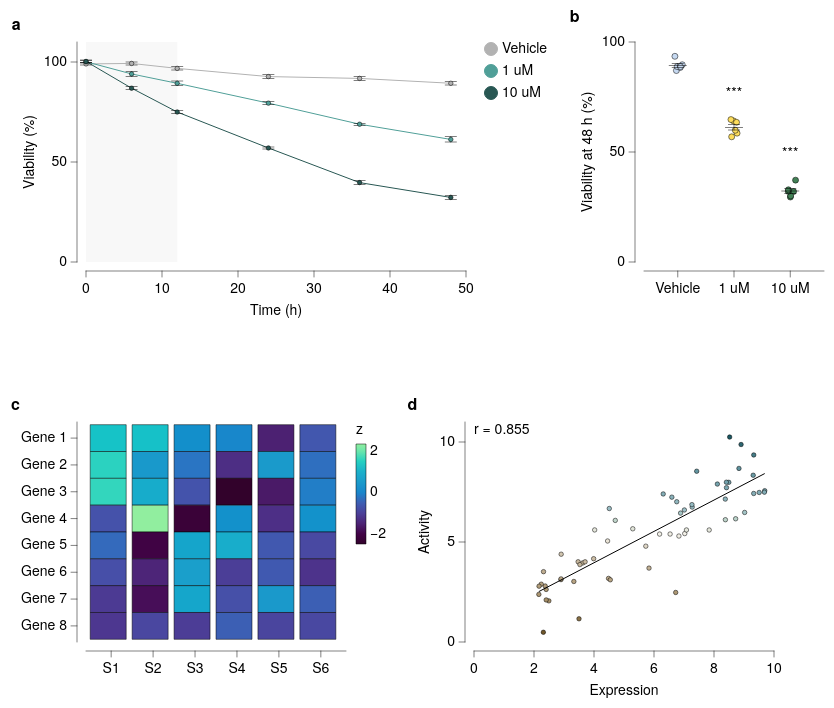

Here is the Vega-Lite specification saved for this chart:
### Vega-Lite specification from a JSON file in a GitHub repository (floating-point values rounded to 4 significant figures)
{"background": null, "config": {"arc": {"fill": "#DBDBDB", "fillOpacity": 1.0, "innerRadius": 25.0, "padAngle": 0.03, "stroke": "black", "strokeOpacity": 1, "strokeWidth": 0.25}, "area": {"fill": "#DBDBDB", "fillOpacity": 1.0, "stroke": "black", "strokeOpacity": 1, "strokeWidth": 0.25}, "axis": {"domain": true, "domainCap": "round", "domainColor": "black", "domainWidth": 0.25, "grid": false, "gridCap": "round", "gridColor": "#F1F1F1", "gridDash": [0, 0], "gridOpacity": 1.0, "gridWidth": 0.25, "labelColor": "black", "labelFont": "Helvetica Neue, HelveticaNeue, Helvetica, Arial, sans-serif", "labelFontSize": 7, "labelFontStyle": "normal", "labelFontWeight": 400, "offset": 4.5, "ticks": true, "tickCap": "round", "tickColor": "black", "tickRound": false, "tickSize": 3, "tickWidth": 0.25, "titleColor": "black", "titleFont": "Helvetica Neue, HelveticaNeue, Helvetica, Arial, sans-serif", "titleFontSize": 7, "titleFontStyle": "normal", "titleFontWeight": 400}, "axisX": {"domain": true, "labelAlign": "center", "labelAngle": 0, "labels": true, "ticks": true, "translate": 0}, "axisY": {"domain": true, "labelAlign": "right", "labelAngle": 0, "labels": true, "ticks": true, "translate": 0}, "axisRight": {"domain": true, "labelAlign": "left", "labelAngle": 0, "labels": true, "ticks": true, "translate": 0}, "axisTop": {"domain": true, "labelAlign": "center", "labelAngle": 0, "labels": true, "ticks": true, "translate": 0}, "axisBand": {"tickOffset": 0}, "bar": {"fill": "#DBDBDB", "fillOpacity": 1.0, "stroke": "black", "strokeOpacity": 1, "strokeWidth": 0.25}, "boxplot": {"size": 9.0, "ticks": {"cornerRadius": 0.25, "fill": "black", "opacity": 1, "size": 4.5, "thickness": 0.25}, "box": {"fillOpacity": 1.0, "stroke": "black", "strokeOpacity": 1, "strokeWidth": 0.25}, "median": {"cornerRadius": 0, "fill": "black", "fillOpacity": 1.0, "opacity": 1, "size": 9.0, "thickness": 0.25}, "rule": {"fill": "black", "fillOpacity": 1.0, "size": 10.0, "stroke": "black", "strokeDash": [0, 0], "strokeOpacity": 1, "strokeWidth": 0.25}, "outliers": {"color": "black", "fill": "black", "fillOpacity": 1.0, "size": 0, "stroke": "black", "strokeOpacity": 1, "strokeWidth": 0.25}}, "circle": {"fill": "black", "fillOpacity": 1.0, "size": 1.25, "stroke": null, "strokeOpacity": 1, "strokeWidth": 0.25}, "errorband": {"band": {"fillOpacity": 0.6, "stroke": null, "strokeWidth": 0.25, "strokeOpacity": 1}, "borders": {"opacity": 0, "strokeOpacity": 0.25, "strokeWidth": 1}}, "errorbar": {"opacity": 1, "rule": {"strokeDash": [0, 0], "strokeWidth": 0.25}, "ticks": {"color": "black", "cornerRadius": 0.125, "opacity": 1, "size": 6.0, "thickness": 0.25}, "thickness": 0.25}, "font": "Helvetica Neue, HelveticaNeue, Helvetica, Arial, sans-serif", "geoshape": {"fill": "#DBDBDB", "fillOpacity": 1.0, "stroke": "black", "strokeOpacity": 1, "strokeWidth": 0.25}, "header": {"labelColor": "black", "labelFont": "Helvetica Neue, HelveticaNeue, Helvetica, Arial, sans-serif", "labelFontSize": 7, "labelFontStyle": "normal", "labelFontWeight": 400, "titleColor": "black", "titleFont": "Helvetica Neue, HelveticaNeue, Helvetica, Arial, sans-serif", "titleFontSize": 7, "titleFontStyle": "normal", "titleFontWeight": 400, "titlePadding": 0}, "legend": {"disable": false, "offset": 4.5, "titlePadding": 4, "labelOffset": 2, "gradientLabelOffset": 2, "gradientLength": 50.0, "gradientThickness": 5.0, "gradientOpacity": 1.0, "gradientStrokeColor": "black", "gradientStrokeWidth": 0.25, "labelColor": "black", "labelFont": "Helvetica Neue, HelveticaNeue, Helvetica, Arial, sans-serif", "labelFontSize": 7, "labelFontStyle": "normal", "labelFontWeight": 400, "strokeColor": "black", "strokeWidth": 0, "symbolSize": 42, "symbolStrokeColor": "black", "symbolStrokeWidth": 0.25, "titleColor": "black", "titleFont": "Helvetica Neue, HelveticaNeue, Helvetica, Arial, sans-serif", "titleFontSize": 7, "titleFontStyle": "normal", "titleFontWeight": 400}, "line": {"color": "black", "stroke": "black", "strokeCap": "butt", "strokeDash": [0, 0], "strokeOpacity": 1, "strokeWidth": 0.5}, "point": {"filled": true, "fill": "#DBDBDB", "fillOpacity": 1.0, "size": 5.0, "stroke": "black", "strokeOpacity": 1, "strokeWidth": 0.25}, "range": {"category": ["#B2B2B2", "#4A7CD3", "#008542", "#664CAF", "#509F98", "#636363", "#284F93", "#005226", "#382864", "#285753"], "diverging": {"scheme": ["#443E60", "#5F597E", "#7C759B", "#9994B6", "#B7B4CC", "#D6D5DC", "#F6F6F6", "#D1DAD9", "#A4C2BF", "#7AA9A4", "#578E89", "#37736E", "#1B5954"]}, "heatmap": {"scheme": ["#440154", "#472270", "#433E82", "#38598C", "#2C728E", "#238A8D", "#24A086", "#39B578", "#5DC862", "#96D646", "#CAE02D", "#FDE724"]}, "ordinal": {"scheme": ["#F1F1F1", "#DBDBDB", "#C6C6C6", "#B2B2B2", "#9D9D9D", "#898989", "#767676", "#636363", "#515151", "#404040", "#2F2F2F", "#1F1F1F"]}, "ramp": {"scheme": ["#440154", "#472270", "#433E82", "#38598C", "#2C728E", "#238A8D", "#24A086", "#39B578", "#5DC862", "#96D646", "#CAE02D", "#FDE724"]}}, "rule": {"color": "black", "stroke": "black", "strokeCap": "round", "strokeDash": [2, 2], "strokeOpacity": 1, "strokeWidth": 0.25}, "scale": {"barBandPaddingInner": 0.1, "rectBandPaddingInner": 0, "tickBandPaddingInner": 0.1, "bandPaddingOuter": 0.1, "bandWithNestedOffsetPaddingInner": 0.2, "bandWithNestedOffsetPaddingOuter": 0.2, "offsetBandPaddingInner": 0, "offsetBandPaddingOuter": 0, "round": false}, "rect": {"fill": "#DBDBDB", "fillOpacity": 1.0, "stroke": "black", "strokeOpacity": 1, "strokeWidth": 0.25}, "square": {"fill": "#DBDBDB", "fillOpacity": 1.0, "size": 10.0, "stroke": "black", "strokeOpacity": 1, "strokeWidth": 0.25}, "text": {"color": "black", "font": "Helvetica Neue, HelveticaNeue, Helvetica, Arial, sans-serif", "fontSize": 7, "fontStyle": "normal", "fontWeight": 400}, "tick": {"color": "black", "cornerRadius": 0.125, "opacity": 1.0, "size": 9.0, "thickness": 0.25}, "title": {"anchor": "middle", "frame": "group", "color": "black", "font": "Helvetica Neue, HelveticaNeue, Helvetica, Arial, sans-serif", "fontSize": 7, "fontStyle": "normal", "fontWeight": 400, "subtitleColor": "black", "subtitleFont": "Helvetica Neue, HelveticaNeue, Helvetica, Arial, sans-serif", "subtitleFontSize": "Helvetica Neue, HelveticaNeue, Helvetica, Arial, sans-serif", "subtitleFontStyle": "normal", "subtitleFontWeight": 400}, "trail": {"color": "black", "opacity": 1, "size": 0.5}, "view": {"continuousWidth": 100, "continuousHeight": 100, "discreteWidth": 100, "discreteHeight": 100, "fill": null, "stroke": null, "strokeWidth": 0.25}}, "vconcat": [{"hconcat": [{"vconcat": [{"layer": [{"mark": {"type": "rect", "color": "#F1F1F1", "cornerRadius": 0, "opacity": 0.5, "stroke": null, "strokeOpacity": 0, "strokeWidth": 0}, "encoding": {"x": {"datum": 0.0}, "x2": {"datum": 12.0}}}, {"data": {"name": "data-2df8fcd8789482323111f1ef45e04648"}, "mark": {"type": "line"}, "encoding": {"color": {"field": "dose", "scale": {"range": ["#B2B2B2", "#509F98", "#285753"]}, "sort": ["Vehicle", "1 uM", "10 uM"], "title": null, "type": "nominal"}, "x": {"field": "hour", "scale": {"domain": [0, 48]}, "title": "Time (h)", "type": "quantitative"}, "y": {"aggregate": "mean", "field": "viability", "title": "Viability (%)", "type": "quantitative"}}}, {"data": {"name": "data-2df8fcd8789482323111f1ef45e04648"}, "mark": {"type": "errorbar", "extent": "stderr"}, "encoding": {"detail": {"field": "dose", "type": "nominal"}, "x": {"field": "hour", "scale": {"domain": [0, 48]}, "title": "Time (h)", "type": "quantitative"}, "y": {"field": "viability", "title": "", "type": "quantitative"}}}, {"data": {"name": "data-2df8fcd8789482323111f1ef45e04648"}, "mark": {"type": "point", "filled": true}, "encoding": {"color": {"field": "dose", "scale": {"range": ["#B2B2B2", "#509F98", "#285753"]}, "sort": ["Vehicle", "1 uM", "10 uM"], "title": null, "type": "nominal"}, "x": {"field": "hour", "scale": {"domain": [0, 48]}, "title": "Time (h)", "type": "quantitative"}, "y": {"aggregate": "mean", "field": "viability", "title": "", "type": "quantitative"}}}], "height": 110, "width": 190}], "data": {"name": "data-f649f9d1c293ec8042ca0358e3477a5a"}, "name": "__dsfigure_label_1", "title": {"text": "a", "anchor": "start", "dx": -5, "dy": 0, "fontSize": 8, "fontWeight": 700, "frame": "bounds"}}, {"vconcat": [{"layer": [{"data": {"name": "data-57725c74331da9a384eb74789823cfd5"}, "mark": {"type": "circle", "opacity": 1.0, "size": 9.0, "stroke": "black", "strokeOpacity": 1, "strokeWidth": 0.25}, "encoding": {"color": {"field": "dose", "legend": null, "scale": {"domain": ["Vehicle", "1 uM", "10 uM"], "range": ["#C6D9F1", "#FDDD5D", "#438156"]}, "sort": ["Vehicle", "1 uM", "10 uM"], "title": null, "type": "nominal"}, "x": {"axis": {}, "field": "dose", "scale": {"domain": ["Vehicle", "1 uM", "10 uM"]}, "sort": ["Vehicle", "1 uM", "10 uM"], "title": null, "type": "nominal"}, "xOffset": {"field": "jitter_x", "scale": {"domain": [-2.65, 2.65], "range": [8.6, 13.9]}, "type": "quantitative"}, "y": {"field": "viability", "title": "Viability at 48 h (%)", "type": "quantitative"}}}, {"data": {"name": "data-367dc2c68b38cfd54792e89a209c9a37"}, "mark": {"type": "errorbar"}, "encoding": {"x": {"axis": {}, "field": "dose", "scale": {"domain": ["Vehicle", "1 uM", "10 uM"]}, "sort": ["Vehicle", "1 uM", "10 uM"], "title": null, "type": "nominal"}, "y": {"field": "__mean", "title": "Viability at 48 h (%)", "type": "quantitative"}, "yError": {"field": "__error"}}}, {"data": {"name": "data-367dc2c68b38cfd54792e89a209c9a37"}, "mark": {"type": "tick"}, "encoding": {"x": {"axis": {}, "field": "dose", "scale": {"domain": ["Vehicle", "1 uM", "10 uM"]}, "sort": ["Vehicle", "1 uM", "10 uM"], "title": null, "type": "nominal"}, "y": {"field": "__mean", "title": "Viability at 48 h (%)", "type": "quantitative"}}}, {"layer": [{"data": {"values": [{"y": 64.74, "label": "***", "__dysonsphere__": 1}]}, "mark": {"type": "text", "align": "center", "baseline": "bottom", "dy": -10.0, "fontSize": 7}, "encoding": {"text": {"field": "label", "type": "nominal"}, "x": {"value": 45.0}, "y": {"field": "y", "type": "quantitative"}}}, {"data": {"values": [{"y": 37.21, "label": "***", "__dysonsphere__": 1}]}, "mark": {"type": "text", "align": "center", "baseline": "bottom", "dy": -10.0, "fontSize": 7}, "encoding": {"text": {"field": "label", "type": "nominal"}, "x": {"value": 73.12}, "y": {"field": "y", "type": "quantitative"}}}], "name": "__dysonsphere_750940f550e4b966_1"}], "height": 110, "width": 90}], "name": "__dsfigure_label_2", "title": {"text": "b", "anchor": "start", "dx": -5, "dy": 0, "fontSize": 8, "fontWeight": 700, "frame": "bounds"}}], "resolve": {"scale": {"color": "independent"}}, "spacing": 10}, {"hconcat": [{"vconcat": [{"mark": {"type": "rect"}, "encoding": {"color": {"field": "z", "scale": {"range": ["#32022B", "#43044D", "#4D338C", "#484DA6", "#1D83CA", "#1D9CCB", "#23B5C9", "#4DE0B4", "#91EE9F"]}, "title": "z", "type": "quantitative"}, "x": {"field": "sample", "title": null, "type": "nominal"}, "y": {"field": "gene", "title": null, "type": "nominal"}}, "height": 110, "width": 130}], "data": {"name": "data-a21647c02a1d24cb6cbfe2bbd9a7734f"}, "name": "__dsfigure_label_3", "title": {"text": "c", "anchor": "start", "dx": -5, "dy": 0, "fontSize": 8, "fontWeight": 700, "frame": "bounds"}}, {"vconcat": [{"layer": [{"data": {"name": "data-049ae1e054d46cab2c22a6cf55834b21"}, "mark": {"type": "point", "filled": true}, "encoding": {"color": {"field": "activity", "legend": null, "scale": {"range": ["#6F572A", "#9E875F", "#B5A17F", "#CABBA2", "#F4F1E9", "#9DBFC6", "#78A5AF", "#558B96", "#1A5762"]}, "title": null, "type": "quantitative"}, "x": {"field": "expression", "title": "Expression", "type": "quantitative"}, "y": {"field": "activity", "title": "Activity", "type": "quantitative"}}}, {"layer": [{"data": {"name": "data-ff6682bfcc01d8060f743c19712dd229"}, "mark": {"type": "line"}, "encoding": {"x": {"field": "expression", "type": "quantitative"}, "y": {"field": "activity", "type": "quantitative"}}}, {"data": {"values": [{"__dysonsphere__": 1}]}, "mark": {"type": "text", "align": "left", "angle": 0, "baseline": "top", "dx": 0, "dy": 0, "fontSize": 7, "opacity": 1.0}, "encoding": {"text": {"value": "r = 0.855"}, "x": {"value": 0}, "y": {"value": 0}}}], "name": "__dysonsphere_4a0d6e838e0e7d52_2"}], "height": 110, "width": 150}], "name": "__dsfigure_label_4", "title": {"text": "d", "anchor": "start", "dx": -5, "dy": 0, "fontSize": 8, "fontWeight": 700, "frame": "bounds"}}], "resolve": {"scale": {"color": "independent"}}, "spacing": 10}], "resolve": {"scale": {"color": "independent"}}, "spacing": 40, "$schema": "https://vega.github.io/schema/vega-lite/v6.4.1.json", "datasets": {"data-f649f9d1c293ec8042ca0358e3477a5a": [{"__dummy": 0, "__dysonsphere__": 1}], "data-2df8fcd8789482323111f1ef45e04648": [{"dose": "Vehicle", "hour": 0, "viability": 100.0}, {"dose": "Vehicle", "hour": 0, "viability": 100.7}, {"dose": "Vehicle", "hour": 0, "viability": 99.31}, {"dose": "Vehicle", "hour": 0, "viability": 97.77}, {"dose": "Vehicle", "hour": 0, "viability": 98.86}, {"dose": "Vehicle", "hour": 0, "viability": 97.52}, {"dose": "Vehicle", "hour": 6, "viability": 98.96}, {"dose": "Vehicle", "hour": 6, "viability": 102.2}, {"dose": "Vehicle", "hour": 6, "viability": 97.58}, {"dose": "Vehicle", "hour": 6, "viability": 97.26}, {"dose": "Vehicle", "hour": 6, "viability": 100.0}, {"dose": "Vehicle", "hour": 6, "viability": 99.7}, {"dose": "Vehicle", "hour": 12, "viability": 97.89}, {"dose": "Vehicle", "hour": 12, "viability": 95.3}, {"dose": "Vehicle", "hour": 12, "viability": 97.56}, {"dose": "Vehicle", "hour": 12, "viability": 99.37}, {"dose": "Vehicle", "hour": 12, "viability": 94.27}, {"dose": "Vehicle", "hour": 12, "viability": 96.48}, {"dose": "Vehicle", "hour": 24, "viability": 90.56}, {"dose": "Vehicle", "hour": 24, "viability": 92.09}, {"dose": "Vehicle", "hour": 24, "viability": 90.71}, {"dose": "Vehicle", "hour": 24, "viability": 94.73}, {"dose": "Vehicle", "hour": 24, "viability": 92.14}, {"dose": "Vehicle", "hour": 24, "viability": 95.99}, {"dose": "Vehicle", "hour": 36, "viability": 93.44}, {"dose": "Vehicle", "hour": 36, "viability": 92.59}, {"dose": "Vehicle", "hour": 36, "viability": 86.76}, {"dose": "Vehicle", "hour": 36, "viability": 91.71}, {"dose": "Vehicle", "hour": 36, "viability": 92.93}, {"dose": "Vehicle", "hour": 36, "viability": 93.34}, {"dose": "Vehicle", "hour": 48, "viability": 87.02}, {"dose": "Vehicle", "hour": 48, "viability": 89.65}, {"dose": "Vehicle", "hour": 48, "viability": 88.4}, {"dose": "Vehicle", "hour": 48, "viability": 88.82}, {"dose": "Vehicle", "hour": 48, "viability": 93.5}, {"dose": "Vehicle", "hour": 48, "viability": 88.83}, {"dose": "1 uM", "hour": 0, "viability": 99.92}, {"dose": "1 uM", "hour": 0, "viability": 102.2}, {"dose": "1 uM", "hour": 0, "viability": 98.54}, {"dose": "1 uM", "hour": 0, "viability": 99.72}, {"dose": "1 uM", "hour": 0, "viability": 100.3}, {"dose": "1 uM", "hour": 0, "viability": 100.2}, {"dose": "1 uM", "hour": 6, "viability": 91.11}, {"dose": "1 uM", "hour": 6, "viability": 94.37}, {"dose": "1 uM", "hour": 6, "viability": 97.57}, {"dose": "1 uM", "hour": 6, "viability": 90.31}, {"dose": "1 uM", "hour": 6, "viability": 96.32}, {"dose": "1 uM", "hour": 6, "viability": 94.47}, {"dose": "1 uM", "hour": 12, "viability": 87.09}, {"dose": "1 uM", "hour": 12, "viability": 93.69}, {"dose": "1 uM", "hour": 12, "viability": 90.6}, {"dose": "1 uM", "hour": 12, "viability": 85.69}, {"dose": "1 uM", "hour": 12, "viability": 88.88}, {"dose": "1 uM", "hour": 12, "viability": 90.13}, {"dose": "1 uM", "hour": 24, "viability": 78.19}, {"dose": "1 uM", "hour": 24, "viability": 80.37}, {"dose": "1 uM", "hour": 24, "viability": 78.5}, {"dose": "1 uM", "hour": 24, "viability": 80.33}, {"dose": "1 uM", "hour": 24, "viability": 82.26}, {"dose": "1 uM", "hour": 24, "viability": 76.97}, {"dose": "1 uM", "hour": 36, "viability": 70.28}, {"dose": "1 uM", "hour": 36, "viability": 68.61}, {"dose": "1 uM", "hour": 36, "viability": 70.09}, {"dose": "1 uM", "hour": 36, "viability": 66.8}, {"dose": "1 uM", "hour": 36, "viability": 68.32}, {"dose": "1 uM", "hour": 36, "viability": 69.28}, {"dose": "1 uM", "hour": 48, "viability": 64.13}, {"dose": "1 uM", "hour": 48, "viability": 64.74}, {"dose": "1 uM", "hour": 48, "viability": 58.57}, {"dose": "1 uM", "hour": 48, "viability": 59.89}, {"dose": "1 uM", "hour": 48, "viability": 63.5}, {"dose": "1 uM", "hour": 48, "viability": 56.9}, {"dose": "10 uM", "hour": 0, "viability": 98.84}, {"dose": "10 uM", "hour": 0, "viability": 99.76}, {"dose": "10 uM", "hour": 0, "viability": 103.1}, {"dose": "10 uM", "hour": 0, "viability": 101.7}, {"dose": "10 uM", "hour": 0, "viability": 99.18}, {"dose": "10 uM", "hour": 0, "viability": 99.08}, {"dose": "10 uM", "hour": 6, "viability": 85.96}, {"dose": "10 uM", "hour": 6, "viability": 90.4}, {"dose": "10 uM", "hour": 6, "viability": 85.52}, {"dose": "10 uM", "hour": 6, "viability": 85.83}, {"dose": "10 uM", "hour": 6, "viability": 87.47}, {"dose": "10 uM", "hour": 6, "viability": 86.29}, {"dose": "10 uM", "hour": 12, "viability": 74.48}, {"dose": "10 uM", "hour": 12, "viability": 72.19}, {"dose": "10 uM", "hour": 12, "viability": 74.95}, {"dose": "10 uM", "hour": 12, "viability": 73.87}, {"dose": "10 uM", "hour": 12, "viability": 77.89}, {"dose": "10 uM", "hour": 12, "viability": 76.61}, {"dose": "10 uM", "hour": 24, "viability": 56.15}, {"dose": "10 uM", "hour": 24, "viability": 57.89}, {"dose": "10 uM", "hour": 24, "viability": 55.36}, {"dose": "10 uM", "hour": 24, "viability": 58.84}, {"dose": "10 uM", "hour": 24, "viability": 56.2}, {"dose": "10 uM", "hour": 24, "viability": 57.67}, {"dose": "10 uM", "hour": 36, "viability": 38.92}, {"dose": "10 uM", "hour": 36, "viability": 43.01}, {"dose": "10 uM", "hour": 36, "viability": 37.93}, {"dose": "10 uM", "hour": 36, "viability": 37.06}, {"dose": "10 uM", "hour": 36, "viability": 41.39}, {"dose": "10 uM", "hour": 36, "viability": 39.9}, {"dose": "10 uM", "hour": 48, "viability": 32.01}, {"dose": "10 uM", "hour": 48, "viability": 37.21}, {"dose": "10 uM", "hour": 48, "viability": 29.52}, {"dose": "10 uM", "hour": 48, "viability": 30.04}, {"dose": "10 uM", "hour": 48, "viability": 32.11}, {"dose": "10 uM", "hour": 48, "viability": 32.83}], "data-57725c74331da9a384eb74789823cfd5": [{"dose": "Vehicle", "hour": 48, "viability": 87.02, "jitter_x": -0.6855}, {"dose": "Vehicle", "hour": 48, "viability": 89.65, "jitter_x": 2.252}, {"dose": "Vehicle", "hour": 48, "viability": 88.4, "jitter_x": 1.224}, {"dose": "Vehicle", "hour": 48, "viability": 88.82, "jitter_x": -0.2527}, {"dose": "Vehicle", "hour": 48, "viability": 93.5, "jitter_x": -1.419}, {"dose": "Vehicle", "hour": 48, "viability": 88.83, "jitter_x": 1.329}, {"dose": "1 uM", "hour": 48, "viability": 64.13, "jitter_x": -0.221}, {"dose": "1 uM", "hour": 48, "viability": 64.74, "jitter_x": -1.523}, {"dose": "1 uM", "hour": 48, "viability": 58.57, "jitter_x": 1.532}, {"dose": "1 uM", "hour": 48, "viability": 59.89, "jitter_x": 0.6424}, {"dose": "1 uM", "hour": 48, "viability": 63.5, "jitter_x": 1.261}, {"dose": "1 uM", "hour": 48, "viability": 56.9, "jitter_x": -1.167}, {"dose": "10 uM", "hour": 48, "viability": 32.01, "jitter_x": 1.659}, {"dose": "10 uM", "hour": 48, "viability": 37.21, "jitter_x": 2.65}, {"dose": "10 uM", "hour": 48, "viability": 29.52, "jitter_x": 0.0485}, {"dose": "10 uM", "hour": 48, "viability": 30.04, "jitter_x": 0.1995}, {"dose": "10 uM", "hour": 48, "viability": 32.11, "jitter_x": -1.006}, {"dose": "10 uM", "hour": 48, "viability": 32.83, "jitter_x": -0.9161}], "data-367dc2c68b38cfd54792e89a209c9a37": [{"dose": "Vehicle", "__mean": 89.37, "__error": 0.8977, "__dysonsphere__": 1}, {"dose": "1 uM", "__mean": 61.29, "__error": 1.335, "__dysonsphere__": 1}, {"dose": "10 uM", "__mean": 32.29, "__error": 1.116, "__dysonsphere__": 1}], "data-a21647c02a1d24cb6cbfe2bbd9a7734f": [{"gene": "Gene 1", "sample": "S1", "z": 1.324}, {"gene": "Gene 1", "sample": "S2", "z": 1.294}, {"gene": "Gene 1", "sample": "S3", "z": 0.2025}, {"gene": "Gene 1", "sample": "S4", "z": 0.01991}, {"gene": "Gene 1", "sample": "S5", "z": -1.534}, {"gene": "Gene 1", "sample": "S6", "z": -0.5792}, {"gene": "Gene 2", "sample": "S1", "z": 1.535}, {"gene": "Gene 2", "sample": "S2", "z": 0.4455}, {"gene": "Gene 2", "sample": "S3", "z": -0.2402}, {"gene": "Gene 2", "sample": "S4", "z": -1.358}, {"gene": "Gene 2", "sample": "S5", "z": 0.4721}, {"gene": "Gene 2", "sample": "S6", "z": -0.3073}, {"gene": "Gene 3", "sample": "S1", "z": 1.589}, {"gene": "Gene 3", "sample": "S2", "z": 0.909}, {"gene": "Gene 3", "sample": "S3", "z": -0.6186}, {"gene": "Gene 3", "sample": "S4", "z": -2.498}, {"gene": "Gene 3", "sample": "S5", "z": -1.631}, {"gene": "Gene 3", "sample": "S6", "z": -0.1372}, {"gene": "Gene 4", "sample": "S1", "z": -0.6286}, {"gene": "Gene 4", "sample": "S2", "z": 2.347}, {"gene": "Gene 4", "sample": "S3", "z": -2.246}, {"gene": "Gene 4", "sample": "S4", "z": 0.2567}, {"gene": "Gene 4", "sample": "S5", "z": -1.345}, {"gene": "Gene 4", "sample": "S6", "z": 0.279}, {"gene": "Gene 5", "sample": "S1", "z": -0.369}, {"gene": "Gene 5", "sample": "S2", "z": -2.037}, {"gene": "Gene 5", "sample": "S3", "z": 0.7491}, {"gene": "Gene 5", "sample": "S4", "z": 0.9417}, {"gene": "Gene 5", "sample": "S5", "z": -0.5658}, {"gene": "Gene 5", "sample": "S6", "z": -0.7739}, {"gene": "Gene 6", "sample": "S1", "z": -0.6599}, {"gene": "Gene 6", "sample": "S2", "z": -1.475}, {"gene": "Gene 6", "sample": "S3", "z": 0.5986}, {"gene": "Gene 6", "sample": "S4", "z": -1.043}, {"gene": "Gene 6", "sample": "S5", "z": -0.5512}, {"gene": "Gene 6", "sample": "S6", "z": -1.293}, {"gene": "Gene 7", "sample": "S1", "z": -1.126}, {"gene": "Gene 7", "sample": "S2", "z": -1.778}, {"gene": "Gene 7", "sample": "S3", "z": 0.7571}, {"gene": "Gene 7", "sample": "S4", "z": -0.6541}, {"gene": "Gene 7", "sample": "S5", "z": 0.4659}, {"gene": "Gene 7", "sample": "S6", "z": -0.4867}, {"gene": "Gene 8", "sample": "S1", "z": -1.194}, {"gene": "Gene 8", "sample": "S2", "z": -0.8267}, {"gene": "Gene 8", "sample": "S3", "z": -1.06}, {"gene": "Gene 8", "sample": "S4", "z": -0.492}, {"gene": "Gene 8", "sample": "S5", "z": -0.8753}, {"gene": "Gene 8", "sample": "S6", "z": -0.7999}], "data-049ae1e054d46cab2c22a6cf55834b21": [{"expression": 3.623, "activity": 3.952}, {"expression": 2.406, "activity": 2.63}, {"expression": 3.703, "activity": 4.009}, {"expression": 9.324, "activity": 7.426}, {"expression": 8.721, "activity": 6.161}, {"expression": 2.899, "activity": 3.119}, {"expression": 6.83, "activity": 5.298}, {"expression": 5.834, "activity": 3.695}, {"expression": 6.757, "activity": 7.013}, {"expression": 7.274, "activity": 6.746}, {"expression": 4.453, "activity": 5.05}, {"expression": 9.691, "activity": 7.565}, {"expression": 5.727, "activity": 4.792}, {"expression": 7.025, "activity": 5.421}, {"expression": 7.082, "activity": 5.601}, {"expression": 3.471, "activity": 4.011}, {"expression": 2.495, "activity": 2.056}, {"expression": 5.292, "activity": 5.661}, {"expression": 8.112, "activity": 7.897}, {"expression": 8.522, "activity": 10.25}, {"expression": 7.84, "activity": 5.601}, {"expression": 2.906, "activity": 4.39}, {"expression": 9.307, "activity": 8.338}, {"expression": 8.416, "activity": 7.716}, {"expression": 9.022, "activity": 6.477}, {"expression": 6.186, "activity": 5.397}, {"expression": 9.325, "activity": 9.352}, {"expression": 2.373, "activity": 2.8}, {"expression": 2.242, "activity": 2.891}, {"expression": 2.162, "activity": 2.381}, {"expression": 4.022, "activity": 5.603}, {"expression": 3.989, "activity": 4.165}, {"expression": 3.5, "activity": 1.16}, {"expression": 6.536, "activity": 5.399}, {"expression": 2.312, "activity": 0.487}, {"expression": 6.723, "activity": 2.477}, {"expression": 3.328, "activity": 3.026}, {"expression": 7.423, "activity": 8.539}, {"expression": 2.169, "activity": 2.791}, {"expression": 4.485, "activity": 3.181}, {"expression": 9.507, "activity": 7.477}, {"expression": 6.307, "activity": 7.402}, {"expression": 8.493, "activity": 7.983}, {"expression": 7.264, "activity": 6.869}, {"expression": 6.886, "activity": 6.445}, {"expression": 3.53, "activity": 3.87}, {"expression": 6.595, "activity": 7.243}, {"expression": 2.317, "activity": 3.517}, {"expression": 8.413, "activity": 7.989}, {"expression": 9.681, "activity": 7.493}, {"expression": 8.832, "activity": 8.679}, {"expression": 2.406, "activity": 2.103}, {"expression": 4.709, "activity": 6.08}, {"expression": 4.544, "activity": 3.11}, {"expression": 2.902, "activity": 3.156}, {"expression": 7.013, "activity": 6.601}, {"expression": 8.38, "activity": 6.114}, {"expression": 4.51, "activity": 6.674}, {"expression": 8.902, "activity": 9.874}, {"expression": 8.377, "activity": 7.145}], "data-ff6682bfcc01d8060f743c19712dd229": [{"expression": 2.162, "activity": 2.521, "__dysonsphere__": 1}, {"expression": 9.691, "activity": 8.422, "__dysonsphere__": 1}]}}
